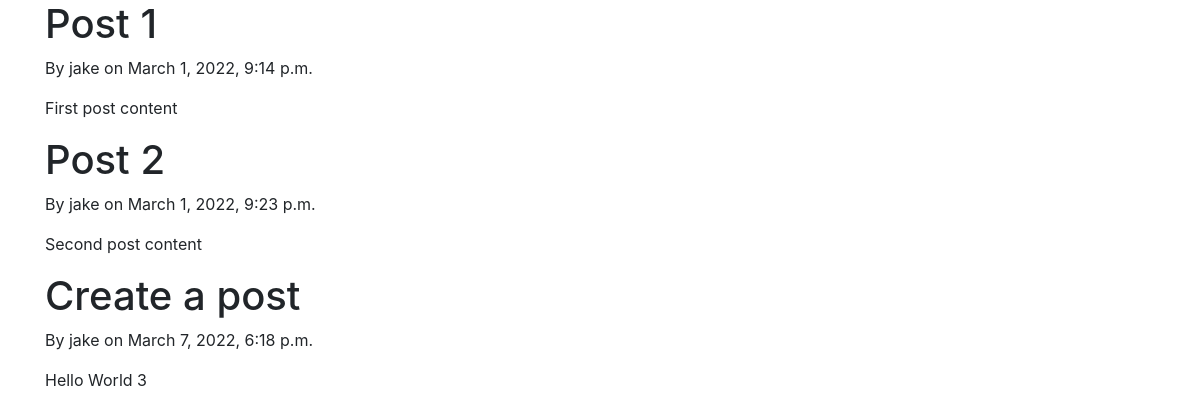
The page / on the database its author committed.
### feed/models.py (models this page shows, shortened)
class Post(models.Model):
    title = models.CharField(max_length=100)
    content = models.TextField(max_length=200)
    date_posted = models.DateTimeField(default=timezone.now)
    author = models.ForeignKey(User, on_delete=models.CASCADE)

### feed/views.py (the view)
# urls.py: path("", views.home, name="feed-home")
def home(request):
    context = {
        'posts': Post.objects.all(),
    }
    return render(request, "feed/home.html", context)

### feed/templates/feed/home.html
{%extends "feed/base.html"%}
{%block content%}
    {%for post in posts%}
        <h1>{{ post.title }}</h1>
        <p> By {{ post.author }} on {{ post.date_posted }}</p>
        <p>{{ post.content }}</p>
    {%endfor%}
{%endblock content%}

### rows shown on the page
Post: title "Post 1", author "jake", date_posted "March 1, 2022, 9:14 p.m.", content "First post content"
Post: title "Post 2", author "jake", date_posted "March 1, 2022, 9:23 p.m.", content "Second post content"
Post: title "Create a post", author "jake", date_posted "March 7, 2022, 6:18 p.m.", content "Hello World 3"
